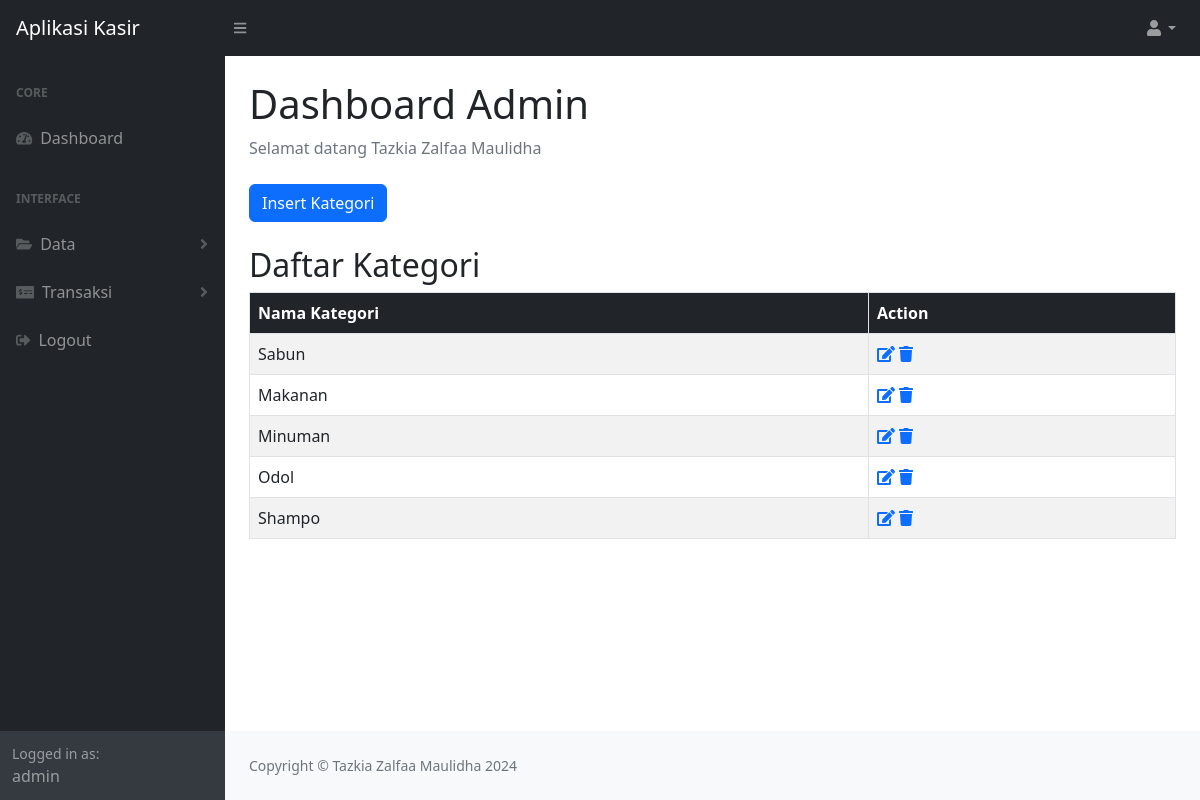
/kategori.php (signed in), run on the app's committed database.
### tables this page shows
CREATE TABLE `produk_kategori` (
  `kategori_id` int(11) NOT NULL,
  `nama_kategori` varchar(50) DEFAULT NULL,
  `created_at` timestamp NOT NULL DEFAULT current_timestamp()
);

### kategori.php (the view, shortened to what this page needs)
<?php
require 'functions.php';
$query = "SELECT * FROM produk_kategori";
$result = mysqli_query($conn, $query);
?>
<!DOCTYPE html>
<html lang="en">
<head>
    <link href="https://cdn.jsdelivr.net/npm/simple-datatables@7.1.2/dist/style.min.css" rel="stylesheet">
    <link href="css/styles.css" rel="stylesheet">
    <link href="https://cdnjs.cloudflare.com/ajax/libs/font-awesome/5.15.4/css/all.min.css" rel="stylesheet">
</head>
<body class="sb-nav-fixed">
<nav class="sb-topnav navbar navbar-expand navbar-dark bg-dark">
        <a class="navbar-brand ps-3" href="#">Aplikasi Kasir</a>
        <button class="btn btn-link btn-sm order-1 order-lg-0 me-4 me-lg-0" id="sidebarToggle" href="#!"><i class="fas fa-bars"></i></button>
       <ul class="navbar-nav ms-auto me-0 me-md-3 my-2 my-md-0">
            <li class="nav-item dropdown">
                <a class="nav-link dropdown-toggle" id="navbarDropdown" href="#" role="button" data-bs-toggle="dropdown" aria-expanded="false"><i class="fas fa-user fa-fw"></i></a>
            </li>
        </ul>
    </nav>
        <div id="layoutSidenav">
            <div id="layoutSidenav_nav">
                <nav class="sb-sidenav accordion sb-sidenav-dark" id="sidenavAccordion">
                    <div class="sb-sidenav-menu">
                        <div class="nav">
                            <div class="sb-sidenav-menu-heading">Core</div>
                            <a class="nav-link" href="index.php">
                                <div class="sb-nav-link-icon"><i class="fas fa-tachometer-alt"></i></div>
                                Dashboard
                            </a>
                            <div class="sb-sidenav-menu-heading">Interface</div>
                            <a class="nav-link collapsed" href="#" data-bs-toggle="collapse" data-bs-target="#collapseLayouts" aria-expanded="false" aria-controls="collapseLayouts">
                               <div class="sb-nav-link-icon"><i class='fas fa-folder-open'></i></div>
                                Data
                                <div class="sb-sidenav-collapse-arrow"><i class="fas fa-angle-down"></i></div>
                            </a>
                            <a class="nav-link collapsed" href="#" data-bs-toggle="collapse" data-bs-target="#collapsePages" aria-expanded="false" aria-controls="collapsePages">
                            <div class="sb-nav-link-icon"><i class='fas fa-money-check-alt'></i></div>
                                Transaksi
                                <div class="sb-sidenav-collapse-arrow"><i class="fas fa-angle-down"></i></div>
                            </a>
                            <a class="nav-link" href="logout.php">
                                <div class="sb-nav-link-icon"><i class="fas fa-sign-out-alt"></i></div>
                                Logout
                            </a>
                        </div>
                    </div>
                    <div class="sb-sidenav-footer">
<div class="small">Logged in as:</div>
<?php
if (isset($_SESSION['username'])) {
    echo $_SESSION['username'];
} else {
    echo "Username tidak tersedia";
}
?>
                    </div>
                </nav>
            </div>
        <div id="layoutSidenav_content">
            <main>
                <div class="container-fluid px-4">
                    <h1 class="mt-4">Dashboard Admin</h1>
                    <ol class="breadcrumb mb-4">
                    <li class="breadcrumb-item active">Selamat datang
    <?php
    if (isset($_SESSION['nama_lengkap'])) {
        echo $_SESSION['nama_lengkap'];
    } else {
        echo "Nama lengkap tidak tersedia";
    }
    ?>
</li>
                    </ol>
                    <div class="row">
                        <div class="col-xl-3 col-md-6">
                            <button type="button" class="btn btn-primary" data-bs-toggle="modal" data-bs-target="#insertKategori">
                                Insert Kategori
                            </button>
                        </div>
                    </div>
                        <div class="row mt-4">
                           <div class="col-12">
                            <h2>Daftar Kategori</h2>
                            <table class="table table-striped table-bordered">
                            <thead class="bg-dark text-white">
                                <tr>
                                    <th scope="col">Nama Kategori</th>
                                    <th scope="col">Action</th>
                                </tr>
                            </thead>
                            <tbody>
                            <?php while ($row = mysqli_fetch_assoc($result)) : ?>
    <tr>
        <td><?php echo $row['nama_kategori']; ?></td>
        <td>
            <a href="#" data-bs-toggle="modal" data-bs-target="#editModal<?php echo $row['kategori_id']; ?>"><i class="fas fa-edit"></i></a>
    <a href="#" onclick="confirmDelete(<?php echo $row['kategori_id']; ?>)"><i class="fas fa-trash"></i></a>
        </td>
    </tr>
    </div>
<?php endwhile; ?>
            <footer class="py-4 bg-light mt-auto">
                <div class="container-fluid px-4">
                    <div class="d-flex align-items-center justify-content-between small">
                        <div class="text-muted">Copyright &copy; Tazkia Zalfaa Maulidha 2024</div>
                    </div>
                </div>
            </footer>
</body>
</html>

### data on the page
produk_kategori: nama_kategori "Sabun"
produk_kategori: nama_kategori "Makanan"
produk_kategori: nama_kategori "Minuman"
produk_kategori: nama_kategori "Odol"
produk_kategori: nama_kategori "Shampo"

### other printed values
$_SESSION['username'] "admin"
$_SESSION['nama_lengkap'] "Tazkia Zalfaa Maulidha"
